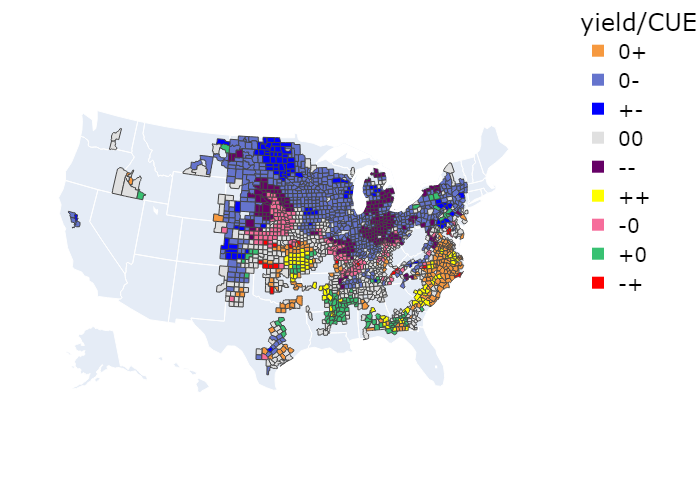
#> input picture figures/pnz_gdd.png, 700 x 500 px, found by its file name
$ jupyter execute --allow-errors MovingWindowsReg.ipynb   (shell and % lines are left out)
#> lines starting #> are read from the running program, lines starting #| are printed output that depends on the picture
# Moving Window Regressions and Map Visualization

Date: 04/15/2023

[cell 1]
import os
import pandas as pd
import numpy as np
import matplotlib
import matplotlib.pyplot as plt
from datetime import datetime as dt

# Machine Learning
import scipy as sp
import scipy.stats as stats
import statsmodels.api as sm
import statsmodels.formula.api as smf
from sklearn.ensemble import RandomForestRegressor
from sklearn.tree import DecisionTreeClassifier
from sklearn.model_selection import KFold
from sklearn.model_selection import train_test_split
from sklearn.model_selection import cross_validate

# Map
from PIL import Image
from urllib.request import urlopen
import json
import plotly.express as px
import kaleido
import geopandas
from geopandas.tools import sjoin
import folium
import shapely
from shapely import wkt
from shapely.geometry import shape

[cell 2]
# Parameters
threshold_distance = 50
threshold_no_counties = 4
threshold_obs = 30

### 1. Read in NPP, GPP, Yield, and Weather Data

[cell 3]
def read_concat(file_name, crop, start_year, end_year):
    """
    Read in a set of data sets and concatenate them into one dataframe.
    """
    cwd = os.path.dirname(os.getcwd())
    filename = 'Data_original\\' + file_name + str(start_year) + '_' + crop + '.csv'
    location = os.path.join(cwd, filename)
    output_df = pd.read_csv(location, header=0)

    for y in range(start_year+1, end_year+1):
        filename = 'Data_original\\' + file_name + str(y) + '_' + crop + '.csv'
        location = os.path.join(cwd, filename)
        df = pd.read_csv(location, header=0)
        output_df =  pd.concat([output_df, df], ignore_index=True)

    return output_df

[cell 4]
# Read in yield data by county.
cwd = os.path.dirname(os.getcwd())
filename = 'Data_original\\corn_yield_data.csv'
location = os.path.join(cwd, filename)
#> (the rest of this cell did not finish here and is left out)

[cell 5]
# Merge corn_df with county geometries
# and make it a geodataframe.
filename = 'Data_original\\cb_2018_us_county_20m.zip'
location = os.path.join(cwd, filename)
#> (the rest of this cell did not finish here and is left out)

### 2. Moving Window Regressions

[cell 6]
corn_coef = []

#> (the rest of this cell did not finish here and is left out)

### 3. Result Visualization

#> (a cell that did not finish here is left out)

#> (a cell that did not finish here is left out)

#### 3.1. Coefficient Map

[cell 9]
# Create a
def posi_nega_zero(coef, pvalue):
    a = np.sign(coef)*(abs(pvalue)<0.1)
    if a == 0:
        return('0')
    elif a > 0:
        return('+')
    else:
        return('-')

#> (a cell that did not finish here is left out)

#> (a cell that did not finish here is left out)

#> (a cell that did not finish here is left out)

#> (a cell that did not finish here is left out)

#> (a cell that did not finish here is left out)

#> (a cell that did not finish here is left out)

#> (a cell that did not finish here is left out)

[cell 17]
filename = 'figures\\pnz_gdd.png'
location = os.path.join(cwd, filename)
img1 = Image.open(location)
#> img1 is the input picture: PIL image 700x500 RGBA; mean R, G, B, A 237.1, 237, 240.3, 255

filename = 'figures\\pnz_prcp.png'
location = os.path.join(cwd, filename)
img2 = Image.open(location)
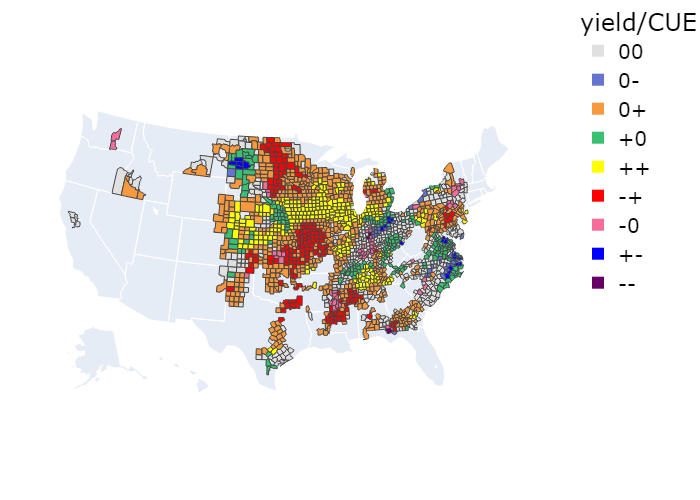
#> input picture figures/pnz_prcp.png, 700 x 500 px, found by its file name
#> img2 is the input picture: PIL image 700x500 RGBA; mean R, G, B, A 240.6, 238.5, 236.2, 255

fig, axs = plt.subplots(1, 2,
                        figsize=(24, 10))

axs[0].set_title('(a) Yield and CUE vs. GDD', fontsize = 25)
axs[0].imshow(img1)
axs[0].axis('off')

axs[1].set_title('(b) Yield and CUE vs. precipitation', fontsize = 25)
axs[1].imshow(img2)
axs[1].axis('off')

fig.tight_layout()
plt.show()
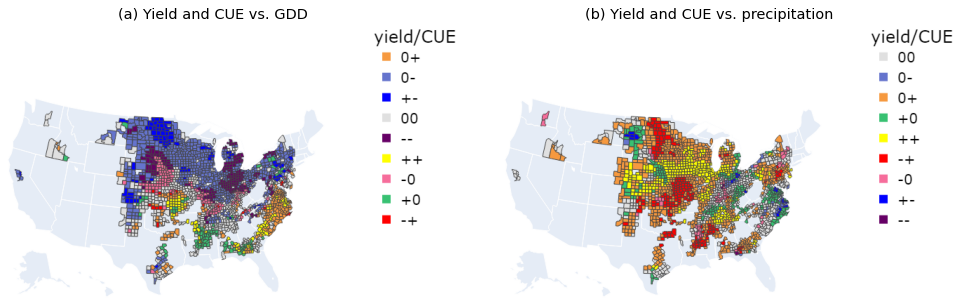
#> figure drawn by matplotlib, 2 panels
